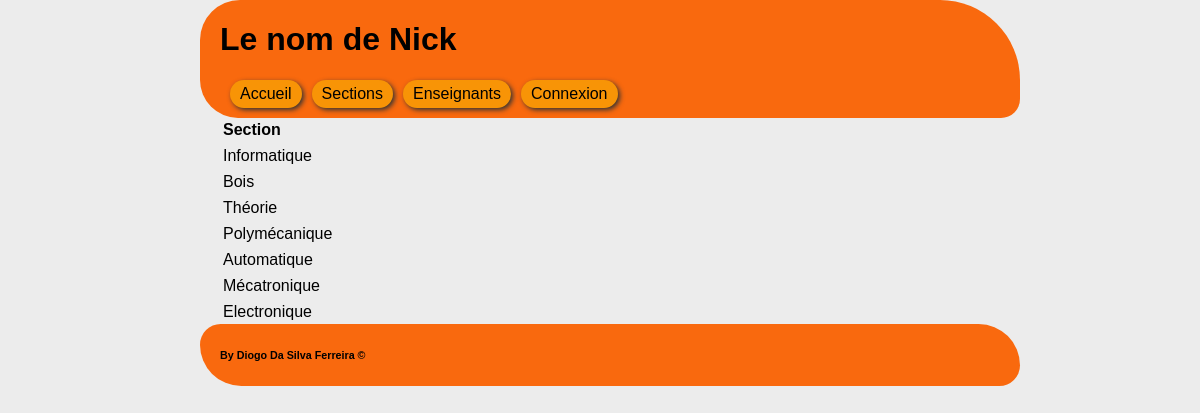
The app's page /src/php/section.php with its own data.
### tables this page shows
CREATE TABLE IF NOT EXISTS `t_section` (
  `idSection` int(20) NOT NULL AUTO_INCREMENT,
  `secName` char(30) NOT NULL,
  PRIMARY KEY (`idSection`)
);

### src/php/DBAccess.php (called while the page is built, shortened)
<?php
class DBAccess {
    private $dbConnect;
    private function dbConnect()
    {
        $this->dbConnect = new PDO('mysql:dbname='.self::DB_NAME.';host='.self::HOST, self::LOGIN, self::PWD, array( PDO::MYSQL_ATTR_INIT_COMMAND => "SET NAMES utf8"));
    }
    private function executeSqlRequest($sql)
    {
        $request = $this->dbConnect->prepare($sql);
        $request->execute();
        $datas = $request->fetchAll(PDO::FETCH_ASSOC);
        return($datas);
    }
    public function getAllSection()
    {
        $sql = "SELECT secName FROM t_section";
        return $this->executeSqlRequest($sql);
    }
}

### src/php/section.php (the view)
<?php
include_once ("header.php");
include_once ("menu.php");
include_once ("DBAccess.php");
?>
<html>
    <body>
        <section>
            <table style="width:100%">
                <tr>
                    <th>Section</th>
                </tr>
                <?php
                $db = new DBAccess();
                $allTeachers = $db->getAllSection();
                foreach ($allTeachers as $section)
                {
                    echo "<tr>
                            <td>$section[secName]</td>
                        </tr>";
                }
                ?>
            </table>
        </section>
    </body>
</html>
<?php
include_once ("footer.php");

### resources/css/style.css (style rules this page uses)
body { background-color: #ececec; margin: 0px auto; width: 800px; font-family: arial, helvetica, sans-serif; }
header, menu, footer, section { background-color: #F9690E; color: black; padding: 0px 0px 0px 20px; width: 100%; float: left; }
section { background-color: transparent; }
th, td { text-align: justify; }
td { padding-top: 5px; }

### records on screen
t_section: secName "Informatique"
t_section: secName "Bois"
t_section: secName "Théorie"
t_section: secName "Polymécanique"
t_section: secName "Automatique"
t_section: secName "Mécatronique"
t_section: secName "Electronique"
